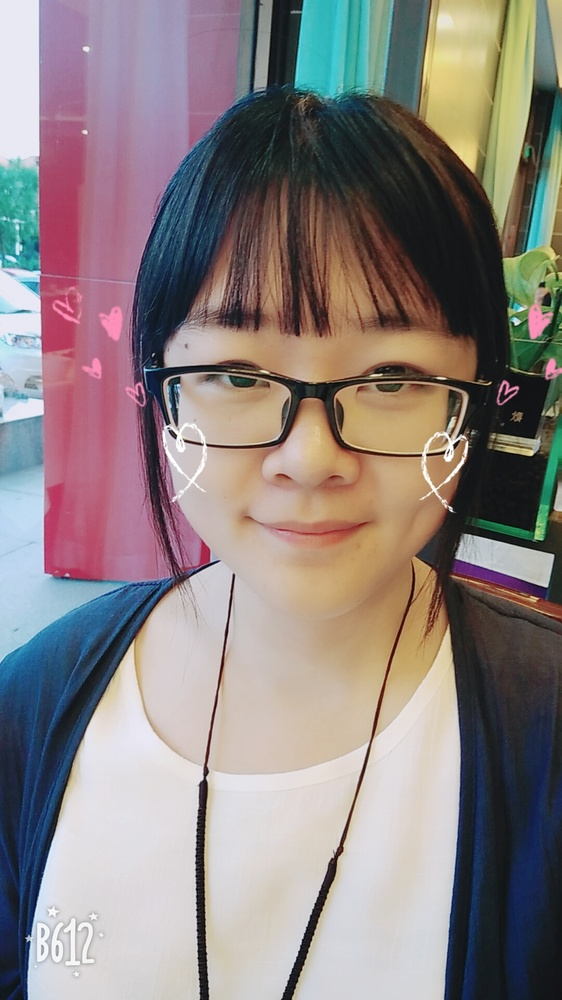
%> input picture Homework1/1552746_Cuihejie/problem5/5(1)/cui.jpg, 562 x 1000 px, shrunk from 1080 x 1920 before the run
$ octave usingConv2.m   (GNU Octave 9; MATLAB toolbox functions it lacks are replaced by stand-ins)
%> lines starting %> are read from the running program, lines starting %| are printed output that depends on the picture
img=imread('cui.jpg');
%> img is the input picture: size 1000x562x3 uint8; mean R, G, B 139.7, 130, 129
img_gray = rgb2gray(img);
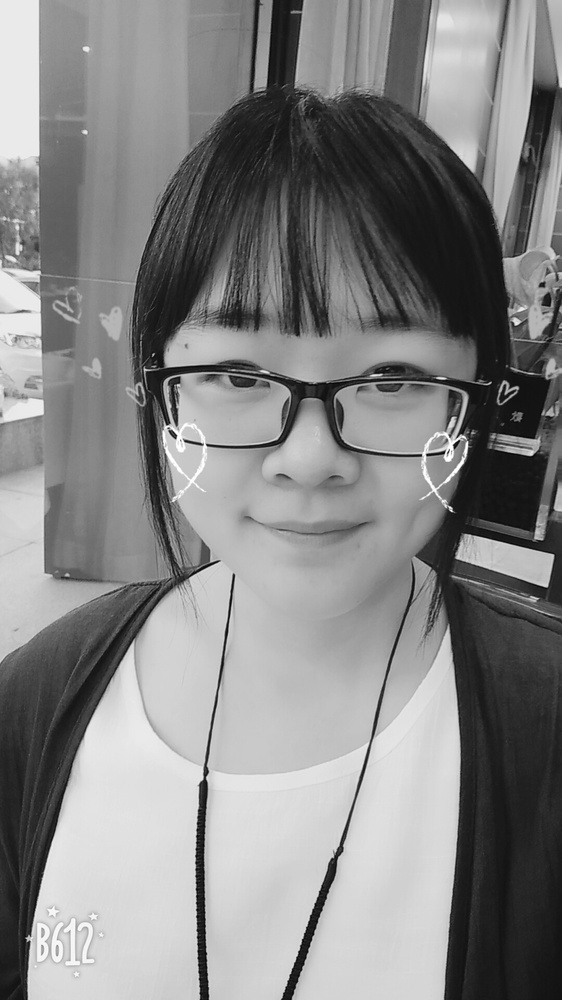
%> img_gray: size 1000x562 uint8; min 1, max 255, mean 132.8
figure;

% add noise
img_noi = imnoise(img_gray,'salt & pepper',0.02);
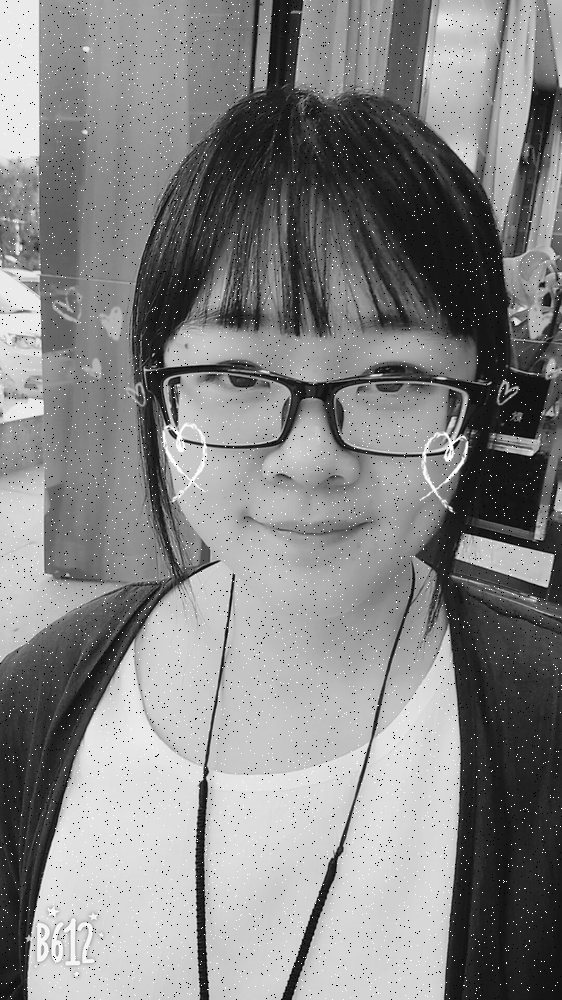
%> img_noi: size 1000x562 uint8; min 0, max 255, mean 132.7

% Rule of thumb: set filter half-width to about 3考
sigma = 0.5;
% create a Gauss filter of size 4x4
gausFilter = fspecial('gaussian', [3,3], sigma);

img_convo = conv2(double(img_noi),gausFilter,'same');
img_convo = uint8(img_convo);
%> img_convo: size 1000x562 uint8

subplot(1,3,1);
imshow(img_gray);
title('Original')

subplot(1,3,2);
imshow(img_noi);
title('noise')

subplot(1,3,3);
imshow(img_convo);
title('GaussFilter')
